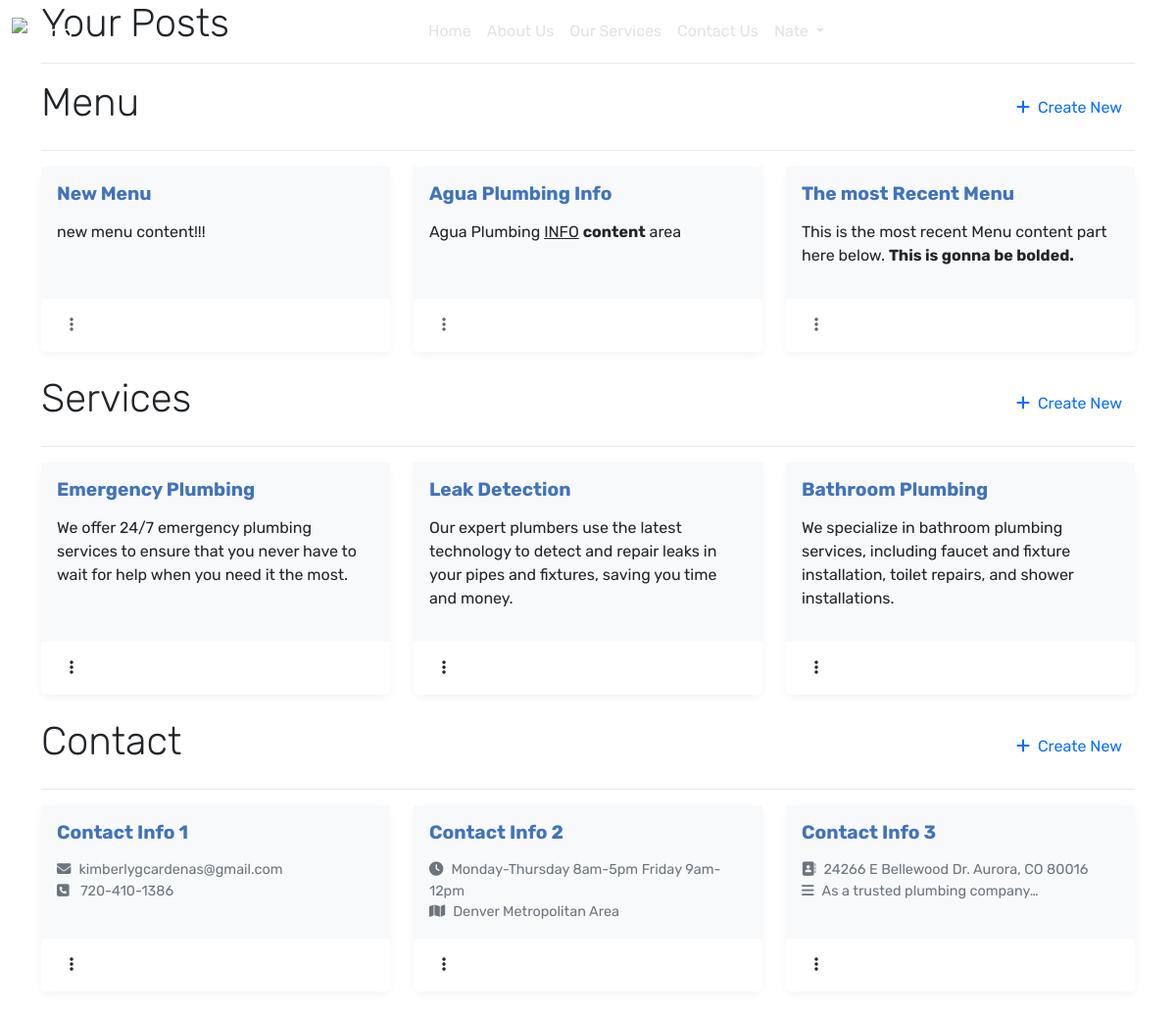
The page /menulist/ (signed in) on the database its author committed.
### base/models.py (models this page shows, shortened)
class Menu(models.Model):
    title = models.CharField(max_length=100)
    content = RichTextUploadingField(blank=True, null=True)
    author = models.ForeignKey(User, on_delete= models.CASCADE)
    snippet = models.CharField(max_length=100)
    created_at = models.DateTimeField(auto_now_add= True)
    updated_at = models.DateTimeField(auto_now=True)
    slug = models.SlugField(unique=True)

class Service(models.Model):
    title = models.CharField(max_length=100)
    content = RichTextUploadingField(blank=True, null=True)
    author = models.ForeignKey(User, on_delete= models.CASCADE)
    card_number = models.IntegerField(validators=[MaxValueValidator(3)], default=0)
    created_at = models.DateTimeField(auto_now_add= True)
    updated_at = models.DateTimeField(auto_now=True)
    slug = models.SlugField(unique=True)

class Contact(models.Model):
    title = models.CharField(max_length=100)
    address = models.CharField(max_length=255)
    email = models.CharField(max_length=255)
    phone_number = models.CharField(max_length=50)
    business_hours = models.TextField()
    service_area = models.CharField(max_length=150, default='Denver Metropolitan Area')
    content = models.TextField(blank=True, null=True)
    author = models.ForeignKey(User, on_delete=models.CASCADE)
    created_at = models.DateTimeField(auto_now_add= True)
    updated_at = models.DateTimeField(auto_now=True)
    slug = models.SlugField(unique=True)

### base/views.py (the view)
# urls.py: path('menulist/', MenuListView.as_view(), name='menu-list'),
class MenuListView(LoginRequiredMixin, TemplateView):
    template_name = 'menu/menu-list.html'
    def get_context_data(self, **kwargs):
        context = super().get_context_data(**kwargs)
        context['menulist'] = Menu.objects.all()
        context['aboutus'] = About.objects.first()
        context['services'] = Service.objects.all()
        context['contacts'] = Contact.objects.all()
        return context

### base/templates/menu/menu-list.html (shortened to what this page needs)
{% extends "base.html" %}
{% block content %}
<div class="container">
    <h1 class="fw-lighter">Your Posts</h1>
    <hr>
    <section class="menu">
        <div class="d-flex justify-content-between">
            <h1 class="fw-light">Menu</h1>
            <a class="btn text-primary rounded-5 pt-3" href="{% url 'create-menu' %}"><i class="fa-solid fa-plus me-2"></i>Create New</a>
        </div>
        <hr>
        <div class="row row-cols-1 row-cols-md-3 g-4">
            {% for menu in menulist %}
            <div class="col">
                <div class="card project-card h-100">
                    <div class="card-body">
                        <a class="text-decoration-none" href="{% url 'menu-update' menu.slug %}"><h5 class="card-title">{{menu.title}}</h5></a>
                        <p class="card-text">{{menu.content|safe}}</p>
                    </div>
                    <div class="card-footer bg-white">
                        <div class="d-flex justify-content-between align-items-center">
                            <div class="text-muted">
                                <div class="btn-group me-auto">
                                    <button class="btn rounded-5 bg-outline-secondary" type="button" id="triggerId" data-bs-toggle="dropdown"
                                        aria-haspopup="true" aria-expanded="false">
                                        <i class="fa-solid fa-ellipsis-vertical"></i>
                                    </button>
                                </div>
                            </div>
                        </div>
                    </div>
                </div>
            </div>
            {% endfor %}
        </div>
    </section>
    <section class="service mt-4">
        <div class="d-flex justify-content-between">
            <h1 class="fw-light">Services</h1>
            <a class="btn text-primary rounded-5 pt-3" href="{% url 'create-service' %}"><i
                    class="fa-solid fa-plus me-2"></i>Create New</a>
        </div>
        <hr>
        <div class="row row-cols-1 row-cols-md-3 g-4">
            {% for service in services %}
            <div class="col">
                <div class="card project-card h-100">
                    <div class="card-body">
                        <a class="text-decoration-none" href="{% url 'service-update' service.slug %}"><h5 class="card-title">{{service.title}}</h5></a>
                        <p class="card-text">{{service.content|safe}}</p>
                    </div>
                    <div class="card-footer bg-white">
                        <div class="d-flex justify-content-between align-items-center">
                            <div class="d-flex align-items-center">
                                <div class="btn-group me-auto">
                                    <button class="btn rounded-5 bg-outline-secondary" type="button" id="triggerId" data-bs-toggle="dropdown"
                                        aria-haspopup="true" aria-expanded="false">
                                        <i class="fa-solid fa-ellipsis-vertical"></i>
                                    </button>
                                </div>
                            </div>
                        </div>
                    </div>
                </div>
            </div>
            {% endfor %}
        </div>
    </section>
    <section class="service mt-4 mb-3">
        <div class="d-flex justify-content-between">
            <h1 class="fw-light">Contact</h1>
            <a class="btn text-primary rounded-5 pt-3" href="{% url 'create-contact' %}"><i
                    class="fa-solid fa-plus me-2"></i>Create New</a>
        </div>
        <hr>
        <div class="row row-cols-1 row-cols-md-3 g-4 mb-4">
            {% for contact in contacts %}
            <div class="col">
                <div class="card project-card h-100">
                    <div class="card-body">
                        <a class="text-decoration-none" href="{% url 'contact-update' contact.slug %}">
                            <h5 class="card-title">{{contact.title}} 1</h5>
                        </a>
                        <p class="card-text"><i class="fa-solid fa-envelope me-2"></i>{{contact.email}} <br> <i
                                class="fa fa-phone-square me-2" aria-hidden="true"></i> {{contact.phone_number}}</p>
                    </div>
                    <div class="card-footer">
                        <div class="btn-group me-auto">
                            <button class="btn rounded-5 bg-outline-secondary" type="button" id="triggerId" data-bs-toggle="dropdown"
                                aria-haspopup="true" aria-expanded="false">
                                <i class="fa-solid fa-ellipsis-vertical"></i>
                            </button>
                        </div>
                    </div>
                </div>
            </div>
            {% endfor %}
            {% for contact in contacts %}
            <div class="col">
                <div class="card project-card h-100">
                    <div class="card-body">
                        <a class="text-decoration-none" href="{% url 'contact-update' contact.slug %}">
                            <h5 class="card-title">{{contact.title}} 2</h5>
                        </a>
                        <p class="card-text"><i class="fa-solid fa-clock me-2"></i>{{contact.business_hours}} <br><i
                                class="fa-solid fa-map me-2"></i>{{contact.service_area}} <br></p>
                    </div>
                    <div class="card-footer">
                        <div class="btn-group me-auto">
                            <button class="btn rounded-5 bg-outline-secondary" type="button" id="triggerId" data-bs-toggle="dropdown"
                                aria-haspopup="true" aria-expanded="false">
                                <i class="fa-solid fa-ellipsis-vertical"></i>
                            </button>
                        </div>
                    </div>
                </div>
            </div>
            {% endfor %}
            {% for contact in contacts %}
            <div class="col">
                <div class="card project-card h-100">
                    <div class="card-body">
                        <a class="text-decoration-none" href="{% url 'contact-update' contact.slug %}">
                            <h5 class="card-title">{{contact.title}} 3</h5>
                        </a>
                        <p class="card-text"><i class="fa-solid fa-address-book me-2"></i>{{contact.address}} <br><i
                                class="fa-solid fa-bars me-2"></i>{{contact.content|truncatechars:30}} <br></p>
                    </div>
                    <div class="card-footer">
                        <div class="btn-group me-auto">
                            <button class="btn rounded-5 bg-outline-secondary" type="button" id="triggerId" data-bs-toggle="dropdown"
                                aria-haspopup="true" aria-expanded="false">
                                <i class="fa-solid fa-ellipsis-vertical"></i>
                            </button>
                        </div>
                    </div>
                </div>
            </div>
            {% endfor %}
        </div>
    </section>
</div>
{% endblock content %}

### templates/navbar.html (shortened to what this page needs)
<nav class="navbar navbar-expand-lg navbar-dark fixed-top">
    <div class="container-fluid">
        <a class="navbar-brand" href="/">
            <img src="/media/images/logo.png" alt="Logo" height="75px" width="125px" class="img-fluid">
        </a>
        <div class="collapse navbar-collapse justify-content-end" id="navbarNav">
            <ul class="navbar-nav">
                <li class="nav-item">
                    <a class="nav-link {% if request.resolver_match.url_name == 'Home' %}active{% endif %}" href="{% url 'Home' %}">Home</a>
                </li>
                <li class="nav-item">
                    <a class="nav-link" href="#">About Us</a>
                </li>
                <li class="nav-item">
                    <a class="nav-link" href="#">Our Services</a>
                </li>
                <li class="nav-item">
                    <a class="nav-link {% if request.resolver_match.url_name == 'contact-detail' %}active{% endif %}" href="{% url 'contact-detail' %}">Contact Us</a>
                </li>
                <li class="nav-item dropdown">
                    {% if request.user.is_authenticated %}
                    <a class="nav-link dropdown-toggle" href="#" id="navbarDropdownMenuLink" role="button"
                        data-bs-toggle="dropdown" aria-expanded="false">
                        {{request.user.username | title }}
                    </a>
                    {% endif %}
                </li>
            </ul>
        </div>
    </div>
</nav>

### static/styles/main.css (style rules this page uses)
body { background-size: cover; background-repeat: no-repeat; background-position: center; font-family: 'Rubik', sans-serif, 'Spartan', sans-serif, 'Reenie Beanie', cursive; }
hr { border-color: #a8acb0; }
.card { border: none; }
.card-body { background-color: #f8f9fa; }
.card-title { font-size: 24px; font-weight: 600; color: #212529; margin-bottom: 10px; }
.card-text { font-size: 14px; color: #6c757d; margin-bottom: 20px; }
.project-card { border: none; border-radius: 10px; box-shadow: 0px 3px 10px rgba(0, 0, 0, 0.05); transition: all 0.2s ease-in-out; }
.card-title { color: #4173B9; font-size: 1.2rem; font-weight: bold; margin-bottom: 1rem; }
.card-text { color: #6c757d; font-size: 0.9rem; margin-bottom: 1rem; }
.card-footer { border-top: none; background-color: #fff; }
.card-footer .d-flex { justify-content: space-between; align-items: center; }
.navbar-brand { padding: 0.5rem 0; }
.navbar-nav { margin: 0 auto; display: flex; flex-direction: row; justify-content: center; }
.nav-link { padding: 0.5rem 1rem; color: #e6e2e2; }
.navbar-collapse { justify-content: flex-end; }
.text-muted { opacity: 0.7; }
.navbar.fixed-top { transition: all 0.5s ease-in-out; }

### rows shown on the page
Menu: title "New Menu", content "new menu content!!!"
Menu: title "Agua Plumbing Info", content "Agua Plumbing INFO content area"
Menu: title "The most Recent Menu", content "This is the most recent Menu content part here below. This is gonna be bolded."
Service: title "Emergency Plumbing", content "We offer 24/7 emergency plumbing services to ensure that you never have to wait for help when you need it the most."
Service: title "Leak Detection", content "Our expert plumbers use the latest technology to detect and repair leaks in your pipes and fixtures, saving you time and money."
Service: title "Bathroom Plumbing", content "We specialize in bathroom plumbing services, including faucet and fixture installation, toilet repairs, and shower installations."
Contact: title "Contact Info", email "kimberlygcardenas@gmail.com", phone_number "720-410-1386", business_hours "Monday-Thursday 8am-5pm Friday 9am-12pm", service_area "Denver Metropolitan Area", address "24266 E Bellewood Dr. Aurora, CO 80016", content "As a trusted plumbing company…"

### other values the page prints
{{ request.user.username | title }} "Nate"
